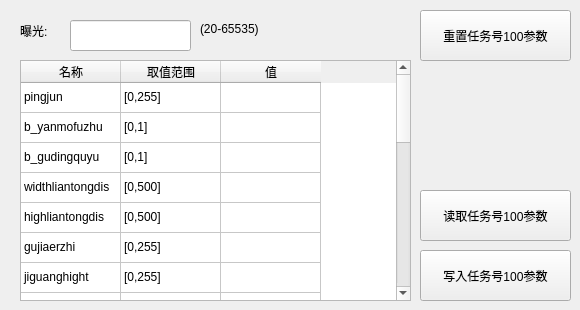
   <widget class="QWidget" name="tab_2">
    <attribute name="title">
     <string>Tab 2</string>
    </attribute>
    <widget class="QLabel" name="tab2label_1">
     <property name="geometry">
      <rect>
       <x>20</x>
       <y>20</y>
       <width>41</width>
       <height>21</height>
      </rect>
     </property>
     <property name="text">
      <string>曝光:</string>
     </property>
    </widget>
    <widget class="QLineEdit" name="alg100_threshold">
     <property name="geometry">
      <rect>
       <x>70</x>
       <y>20</y>
       <width>121</width>
       <height>31</height>
      </rect>
     </property>
    </widget>
    <widget class="QPushButton" name="writeTab2Btn">
     <property name="geometry">
      <rect>
       <x>420</x>
       <y>250</y>
       <width>151</width>
       <height>51</height>
      </rect>
     </property>
     <property name="text">
      <string>写入任务号100参数</string>
     </property>
    </widget>
    <widget class="QLabel" name="label_14">
     <property name="geometry">
      <rect>
       <x>200</x>
       <y>20</y>
       <width>81</width>
       <height>17</height>
      </rect>
     </property>
     <property name="text">
      <string>(20-65535)</string>
     </property>
    </widget>
    <widget class="QPushButton" name="readTab2Btn">
     <property name="geometry">
      <rect>
       <x>420</x>
       <y>190</y>
       <width>151</width>
       <height>51</height>
      </rect>
     </property>
     <property name="text">
      <string>读取任务号100参数</string>
     </property>
    </widget>
    <widget class="QTableWidget" name="tab2tableWidget">
     <property name="geometry">
      <rect>
       <x>20</x>
       <y>60</y>
       <width>391</width>
       <height>241</height>
      </rect>
     </property>
     <attribute name="verticalHeaderVisible">
      <bool>false</bool>
     </attribute>
     <row>
      <property name="text">
       <string>1</string>
      </property>
     </row>
     <row>
      <property name="text">
       <string>2</string>
      </property>
     </row>
     <row>
      <property name="text">
       <string>3</string>
      </property>
     </row>
     <row>
      <property name="text">
       <string>4</string>
      </property>
     </row>
     <row>
      <property name="text">
       <string>5</string>
      </property>
     </row>
     <row>
      <property name="text">
       <string>6</string>
      </property>
     </row>
     <row>
      <property name="text">
       <string>7</string>
      </property>
     </row>
     <row>
      <property name="text">
       <string>8</string>
      </property>
     </row>
     <row>
      <property name="text">
       <string>9</string>
      </property>
     </row>
     <row>
      <property name="text">
       <string>10</string>
      </property>
     </row>
     <row>
      <property name="text">
       <string>11</string>
      </property>
     </row>
     <row>
      <property name="text">
       <string>12</string>
      </property>
     </row>
     <row>
      <property name="text">
       <string>13</string>
      </property>
     </row>
     <row>
      <property name="text">
       <string>14</string>
      </property>
     </row>
     <row>
      <property name="text">
       <string>15</string>
      </property>
     </row>
     <row>
      <property name="text">
       <string>16</string>
      </property>
     </row>
     <row>
      <property name="text">
       <string>17</string>
      </property>
     </row>
     <row>
      <property name="text">
       <string>18</string>
      </property>
     </row>
     <row>
      <property name="text">
       <string>19</string>
      </property>
     </row>
     <row>
      <property name="text">
       <string>20</string>
      </property>
     </row>
     <row>
      <property name="text">
       <string>21</string>
      </property>
     </row>
     <row>
      <property name="text">
       <string>22</string>
      </property>
     </row>
     <column>
      <property name="text">
       <string>名称</string>
      </property>
     </column>
     <column>
      <property name="text">
       <string>取值范围</string>
      </property>
     </column>
     <column>
      <property name="text">
       <string>值</string>
      </property>
     </column>
     <item row="0" column="0">
      <property name="text">
       <string>pingjun</string>
      </property>
     </item>
     <item row="0" column="1">
      <property name="text">
       <string>[0,255]</string>
      </property>
     </item>
     <item row="0" column="2">
      <property name="text">
       <string/>
      </property>
     </item>
     <item row="1" column="0">
      <property name="text">
       <string>b_yanmofuzhu</string>
      </property>
     </item>
     <item row="1" column="1">
      <property name="text">
       <string>[0,1]</string>
      </property>
     </item>
     <item row="1" column="2">
      <property name="text">
       <string/>
      </property>
     </item>
     <item row="2" column="0">
      <property name="text">
       <string>b_gudingquyu</string>
      </property>
     </item>
     <item row="2" column="1">
      <property name="text">
       <string>[0,1]</string>
      </property>
     </item>
     <item row="2" column="2">
      <property name="text">
       <string/>
      </property>
     </item>
     <item row="3" column="0">
      <property name="text">
       <string>widthliantongdis</string>
      </property>
     </item>
     <item row="3" column="1">
      <property name="text">
       <string>[0,500]</string>
      </property>
     </item>
     <item row="3" column="2">
      <property name="text">
       <string/>
      </property>
     </item>
     <item row="4" column="0">
      <property name="text">
       <string>highliantongdis</string>
      </property>
     </item>
     <item row="4" column="1">
      <property name="text">
       <string>[0,500]</string>
      </property>
     </item>
     <item row="4" column="2">
      <property name="text">
       <string/>
      </property>
     </item>
     <item row="5" column="0">
      <property name="text">
       <string>gujiaerzhi</string>
      </property>
     </item>
     <item row="5" column="1">
      <property name="text">
       <string>[0,255]</string>
      </property>
     </item>
     <item row="5" column="2">
      <property name="text">
       <string/>
      </property>
     </item>
     <item row="6" column="0">
      <property name="text">
       <string>jiguanghight</string>
      </property>
     </item>
     <item row="6" column="1">
      <property name="text">
       <string>[0,255]</string>
      </property>
     </item>
     <item row="6" column="2">
      <property name="text">
       <string/>
      </property>
     </item>
     <item row="7" column="0">
      <property name="text">
       <string>jiguanglong</string>
      </property>
     </item>
     <item row="7" column="1">
      <property name="text">
       <string>[0,255]</string>
      </property>
     </item>
     <item row="7" column="2">
      <property name="text">
       <string/>
      </property>
     </item>
     <item row="8" column="0">
      <property name="text">
       <string>jiguangkuandu</string>
      </property>
     </item>
     <item row="8" column="1">
      <property name="text">
       <string>[0,20]</string>
      </property>
     </item>
     <item row="8" column="2">
      <property name="text">
       <string/>
      </property>
     </item>
     <item row="9" column="0">
      <property name="text">
       <string>Updif</string>
      </property>
     </item>
     <item row="9" column="1">
      <property name="text">
       <string>[-255,255]</string>
      </property>
     </item>
     <item row="9" column="2">
      <property name="text">
       <string/>
      </property>
     </item>
     <item row="10" column="0">
      <property name="text">
       <string>Updifmin</string>
      </property>
     </item>
     <item row="10" column="1">
      <property name="text">
       <string>[-255,255]</string>
      </property>
     </item>
     <item row="10" column="2">
      <property name="text">
       <string/>
      </property>
     </item>
     <item row="11" column="0">
      <property name="text">
       <string>Uplong</string>
      </property>
     </item>
     <item row="11" column="1">
      <property name="text">
       <string>[1,500]</string>
      </property>
     </item>
     <item row="11" column="2">
      <property name="text">
       <string/>
      </property>
     </item>
     <item row="12" column="0">
      <property name="text">
       <string>Downdif</string>
      </property>
     </item>
     <item row="12" column="1">
      <property name="text">
       <string>[-255,255]</string>
      </property>
     </item>
     <item row="12" column="2">
      <property name="text">
       <string/>
      </property>
     </item>
     <item row="13" column="0">
      <property name="text">
       <string>Downdifmin</string>
      </property>
     </item>
     <item row="13" column="1">
      <property name="text">
       <string>[-255,255]</string>
      </property>
     </item>
     <item row="13" column="2">
      <property name="text">
       <string/>
      </property>
     </item>
     <item row="14" column="0">
      <property name="text">
       <string>Downdlong</string>
      </property>
     </item>
     <item row="14" column="1">
      <property name="text">
       <string>[1,500]</string>
      </property>
     </item>
     <item row="14" column="2">
      <property name="text">
       <string/>
      </property>
     </item>
     <item row="15" column="0">
      <property name="text">
       <string>duanxianerzhi</string>
      </property>
     </item>
     <item row="15" column="1">
      <property name="text">
       <string>[0,255]</string>
      </property>
     </item>
     <item row="15" column="2">
      <property name="text">
       <string/>
      </property>
     </item>
     <item row="16" column="0">
      <property name="text">
       <string>erzhisize</string>
      </property>
     </item>
     <item row="16" column="1">
      <property name="text">
       <string>[80,500]</string>
      </property>
     </item>
     <item row="16" column="2">
      <property name="text">
       <string/>
      </property>
     </item>
     <item row="17" column="0">
      <property name="text">
       <string>erzhisize2</string>
      </property>
     </item>
     <item row="17" column="1">
      <property name="text">
       <string>[30,500]</string>
      </property>
     </item>
     <item row="17" column="2">
      <property name="text">
       <string/>
      </property>
     </item>
     <item row="18" column="0">
      <property name="text">
       <string>searchdectancemax</string>
      </property>
     </item>
     <item row="18" column="1">
      <property name="text">
       <string>[30,500]</string>
      </property>
     </item>
     <item row="18" column="2">
      <property name="text">
       <string/>
      </property>
     </item>
     <item row="19" column="0">
      <property name="text">
       <string>searchdectancemin</string>
      </property>
     </item>
     <item row="19" column="1">
      <property name="text">
       <string>[1,500]</string>
      </property>
     </item>
     <item row="19" column="2">
      <property name="text">
       <string/>
      </property>
     </item>
     <item row="20" column="0">
      <property name="text">
       <string>dis_center_st</string>
      </property>
     </item>
     <item row="20" column="1">
      <property name="text">
       <string>[0,500]</string>
      </property>
     </item>
     <item row="20" column="2">
      <property name="text">
       <string/>
      </property>
     </item>
     <item row="21" column="0">
      <property name="text">
       <string>dis_center_ed</string>
      </property>
     </item>
     <item row="21" column="1">
      <property name="text">
       <string>[0,500]</string>
      </property>
     </item>
     <item row="21" column="2">
      <property name="text">
       <string/>
      </property>
     </item>
    </widget>
    <widget class="QPushButton" name="initTab2Btn">
     <property name="geometry">
      <rect>
       <x>420</x>
       <y>10</y>
       <width>151</width>
       <height>51</height>
      </rect>
     </property>
     <property name="text">
      <string>重置任务号100参数</string>
     </property>
    </widget>
   </widget>
